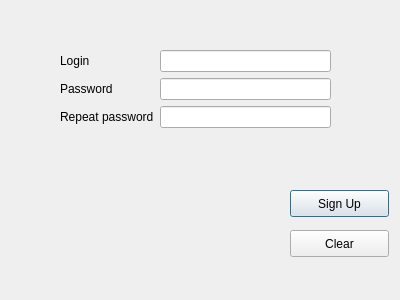
<?xml version="1.0" encoding="UTF-8"?>
<ui version="4.0">
 <class>SignUp</class>
 <widget class="QDialog" name="SignUp">
  <property name="geometry">
   <rect>
    <x>0</x>
    <y>0</y>
    <width>400</width>
    <height>300</height>
   </rect>
  </property>
  <property name="windowTitle">
   <string>Dialog</string>
  </property>
  <widget class="QWidget" name="formLayoutWidget">
   <property name="geometry">
    <rect>
     <x>60</x>
     <y>50</y>
     <width>271</width>
     <height>95</height>
    </rect>
   </property>
   <layout class="QFormLayout" name="formLayout">
    <item row="0" column="0">
     <widget class="QLabel" name="labelUsername">
      <property name="text">
       <string>Login</string>
      </property>
     </widget>
    </item>
    <item row="1" column="0">
     <widget class="QLabel" name="labelPassword">
      <property name="text">
       <string>Password</string>
      </property>
     </widget>
    </item>
    <item row="1" column="1">
     <widget class="QLineEdit" name="editPassword">
      <property name="echoMode">
       <enum>QLineEdit::Password</enum>
      </property>
     </widget>
    </item>
    <item row="0" column="1">
     <widget class="QLineEdit" name="UsernameEdit"/>
    </item>
    <item row="2" column="0">
     <widget class="QLabel" name="label">
      <property name="text">
       <string>Repeat password</string>
      </property>
     </widget>
    </item>
    <item row="2" column="1">
     <widget class="QLineEdit" name="lineEdit">
      <property name="echoMode">
       <enum>QLineEdit::Password</enum>
      </property>
     </widget>
    </item>
   </layout>
  </widget>
  <widget class="QPushButton" name="loginButton">
   <property name="geometry">
    <rect>
     <x>290</x>
     <y>190</y>
     <width>99</width>
     <height>27</height>
    </rect>
   </property>
   <property name="text">
    <string>Sign Up</string>
   </property>
  </widget>
  <widget class="QPushButton" name="clearButton">
   <property name="geometry">
    <rect>
     <x>290</x>
     <y>230</y>
     <width>99</width>
     <height>27</height>
    </rect>
   </property>
   <property name="text">
    <string>Clear</string>
   </property>
  </widget>
 </widget>
 <resources/>
 <connections/>
</ui>
